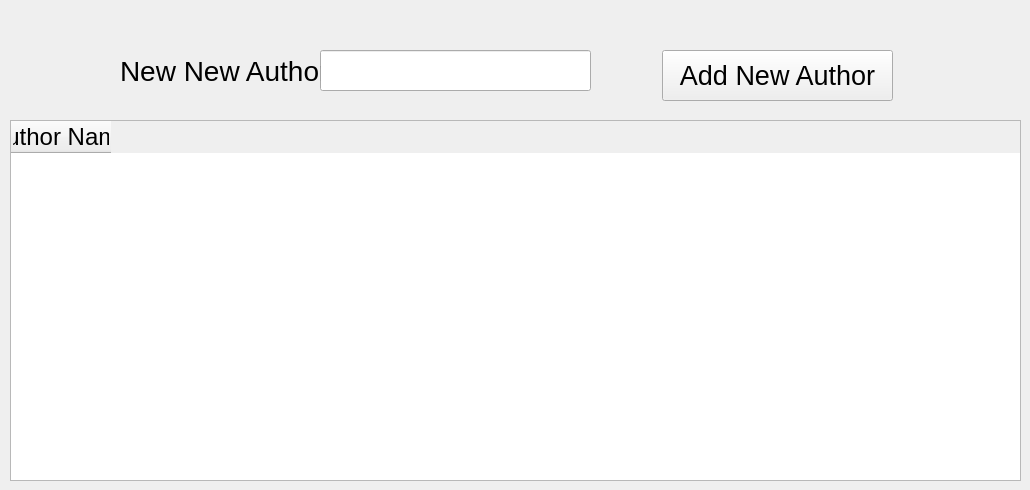
      <widget class="QWidget" name="tab_8">
       <attribute name="title">
        <string>Author</string>
       </attribute>
       <widget class="QPushButton" name="pushButton_15">
        <property name="geometry">
         <rect>
          <x>662</x>
          <y>50</y>
          <width>231</width>
          <height>51</height>
         </rect>
        </property>
        <property name="font">
         <font>
          <family>Segoe UI</family>
          <pointsize>20</pointsize>
         </font>
        </property>
        <property name="text">
         <string>Add New Author</string>
        </property>
       </widget>
       <widget class="QLineEdit" name="lineEdit_20">
        <property name="geometry">
         <rect>
          <x>320</x>
          <y>50</y>
          <width>271</width>
          <height>41</height>
         </rect>
        </property>
       </widget>
       <widget class="QLabel" name="label_27">
        <property name="geometry">
         <rect>
          <x>120</x>
          <y>55</y>
          <width>201</width>
          <height>31</height>
         </rect>
        </property>
        <property name="font">
         <font>
          <family>Segoe UI</family>
          <pointsize>21</pointsize>
         </font>
        </property>
        <property name="text">
         <string>New New Author</string>
        </property>
       </widget>
       <widget class="QTableWidget" name="tableWidget_3">
        <property name="geometry">
         <rect>
          <x>10</x>
          <y>120</y>
          <width>1011</width>
          <height>361</height>
         </rect>
        </property>
        <property name="font">
         <font>
          <family>Segoe UI</family>
          <pointsize>18</pointsize>
         </font>
        </property>
        <column>
         <property name="text">
          <string>Author Name</string>
         </property>
        </column>
       </widget>
      </widget>
